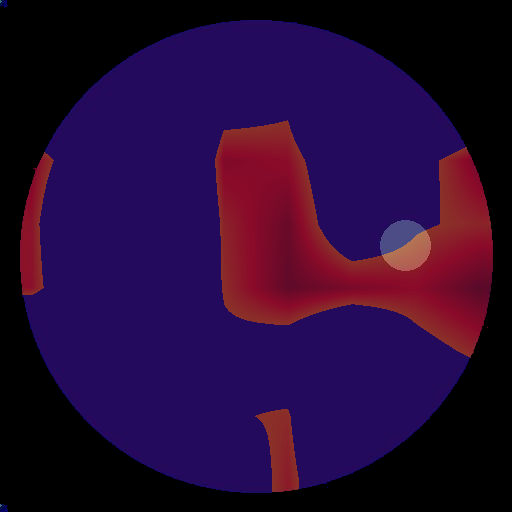
#> input picture clinically_focused_heatmap.png, 512 x 512 px; its folder holds only this picture in this run
$ python run_pipeline.py   (older library calls are emulated)
#> lines starting #> are read from the running program, lines starting #| are printed output that depends on the picture; after the words box and inside, x2 and y2 are one past the last pixel; in counts of white or black regions, pixels touching at a corner belong together
### multi_disease_classifier.py
import os
import cv2
import numpy as np
from enhancer import QualityEnhancer
from models.disease_classifier import OcularDiseaseClassifier

class MultiDiseasePipeline:
    def __init__(self, output_dir="output_images"):
        self.enhancer = QualityEnhancer()
        self.classifier = OcularDiseaseClassifier()
        self.output_dir = output_dir
        os.makedirs(self.output_dir, exist_ok=True)

    def process_patient_image(self, image_path: str) -> dict:
        image = cv2.imread(image_path)
        if image is None:
            raise FileNotFoundError(f"Image not found at path: {image_path}")

        quality_assessment = self.enhancer.assess_quality(image)
        enhanced_saved_path = None

        # Check if quality requires enhancement
        if quality_assessment["status"] in ["Borderline", "Mid"]:
            filename = os.path.basename(image_path)
            enhanced_filename = f"enhanced_{filename}"
            target_path = os.path.join(self.output_dir, enhanced_filename)

            # Process enhancement
            processed_image = self.enhancer.enhance_image(image)

            # Save the enhanced image to output_images
            cv2.imwrite(target_path, processed_image)
            enhanced_saved_path = target_path
        else:
            processed_image = image.copy()

        # Generate diagnostic predictions
        if quality_assessment["status"] in ["Poor", "Ungradeable"]:
            disease_results = "Rejected: Image quality too poor for reliable diagnostic screening."
        else:
            disease_results = self.classifier.analyze_image(processed_image)

        return {
            "image_quality": quality_assessment,
            "enhanced_image_path": enhanced_saved_path,
            "diagnostic_report": disease_results
        }

### enhancer.py
import cv2
import numpy as np
import os
import sys
import glob

class QualityEnhancer:
    def __init__(self):
        pass

    def extract_fov_mask(self, img_bgr, threshold=12):
        gray = cv2.cvtColor(img_bgr, cv2.COLOR_BGR2GRAY)
        _, mask = cv2.threshold(gray, threshold, 255, cv2.THRESH_BINARY)
        kernel = cv2.getStructuringElement(cv2.MORPH_ELLIPSE, (5, 5))
        mask = cv2.morphologyEx(mask, cv2.MORPH_OPEN, kernel)
        mask = cv2.morphologyEx(mask, cv2.MORPH_CLOSE, kernel)
        return mask

    def check_field_of_view(self, mask):
        total_pixels = mask.size
        retinal_pixels = np.count_nonzero(mask)
        return (retinal_pixels / total_pixels) * 100.0

    def compute_quality_metrics(self, img_bgr):
        gray = cv2.cvtColor(img_bgr, cv2.COLOR_BGR2GRAY)
        mask = self.extract_fov_mask(img_bgr)
        fov_coverage = self.check_field_of_view(mask)

        fov_pixels = gray[mask > 0]

        if len(fov_pixels) == 0:
            return 0.0, 0.0, 0.0, 0.0, mask

        # 1. Focus Score (Variance of Laplacian)
        laplacian = cv2.Laplacian(gray, cv2.CV_64F)
        focus_score = float(np.var(laplacian[mask > 0]))

        # 2. Illumination Score (Mean Intensity + Histogram Uniformity)
        mean_intensity = float(np.mean(fov_pixels))
        hist, _ = np.histogram(fov_pixels, bins=256, range=(0, 256))
        hist_prob = hist / (hist.sum() + 1e-7)
        hist_prob = hist_prob[hist_prob > 0]
        entropy = -np.sum(hist_prob * np.log2(hist_prob))
        uniformity = entropy / 8.0  # Normalized to 0-1

        intensity_factor = 1.0 - abs(mean_intensity - 128.0) / 128.0
        illumination_score = float(max(0.0, min(100.0, (intensity_factor * 0.6 + uniformity * 0.4) * 100.0)))

        # 3. Overall Decision Logic Score
        norm_focus = min(1.0, focus_score / 150.0)
        norm_illum = illumination_score / 100.0
        norm_fov = min(1.0, fov_coverage / 50.0)
        decision_score = float((norm_focus * 0.4 + norm_illum * 0.4 + norm_fov * 0.2) * 100.0)

        return focus_score, illumination_score, decision_score, fov_coverage, mask

    def assess_quality(self, img_bgr) -> dict:
        """Pipeline adapter method for multi-disease classifier compatibility."""
        focus, illum, decision_score, fov, _ = self.compute_quality_metrics(img_bgr)

        reasons = []
        if focus < 35.0:
            reasons.append(f"Out of focus ({focus:.1f} < 35.0)")
        if illum < 25.0:
            reasons.append(f"Poor illumination ({illum:.1f} < 25.0)")
        if fov < 35.0:
            reasons.append(f"Insufficient Retinal FOV ({fov:.1f}% < 35.0%)")

        if len(reasons) > 0:
            status = "Poor"  # Map to Poor / Ungradeable
        elif (focus >= 120.0) and (illum >= 60.0) and (decision_score >= 70.0):
            status = "Good"
        else:
            status = "Borderline"  # Map to Mid quality tier

        return {
            "status": status,
            "decision_score": decision_score,
            "reasons": reasons,
            "metrics": {
                "focus": focus,
                "illumination": illum,
                "fov": fov
            }
        }

    def apply_lab_clahe_enhancement(self, img_bgr, quality_tier="mid"):
        clip_limit = 2.0 if quality_tier == "poor" else 1.5
        denoise_h = 3 if quality_tier == "poor" else 2
        unsharp_weight = 0.25 if quality_tier == "poor" else 0.15

        denoised = cv2.fastNlMeansDenoisingColored(img_bgr, None, h=denoise_h, hColor=denoise_h, templateWindowSize=7, searchWindowSize=21)
        lab = cv2.cvtColor(denoised, cv2.COLOR_BGR2LAB)
        l, a, b = cv2.split(lab)

        h_img, w_img = img_bgr.shape[:2]
        sigma_val = max(h_img, w_img) / 16.0
        bg_illum = cv2.GaussianBlur(l, (0, 0), sigmaX=sigma_val, sigmaY=sigma_val)

        l_float = l.astype(np.float32) - bg_illum.astype(np.float32)
        l_norm = cv2.normalize(l_float, None, alpha=0, beta=255, norm_type=cv2.NORM_MINMAX).astype(np.uint8)

        clahe = cv2.createCLAHE(clipLimit=clip_limit, tileGridSize=(8, 8))
        l_enhanced = clahe.apply(l_norm)

        l_blur = cv2.GaussianBlur(l_enhanced, (0, 0), sigmaX=1.5)
        l_sharp = cv2.addWeighted(l_enhanced, 1.0 + unsharp_weight, l_blur, -unsharp_weight, 0)

        enhanced_lab = cv2.merge((l_sharp, a, b))
        enhanced_bgr = cv2.cvtColor(enhanced_lab, cv2.COLOR_LAB2BGR)

        mask = self.extract_fov_mask(img_bgr)
        mask_3ch = cv2.cvtColor(mask, cv2.COLOR_GRAY2BGR) / 255.0
        return (enhanced_bgr * mask_3ch).astype(np.uint8)

    def enhance_image(self, img_bgr):
        """Pipeline adapter method to enhance borderline quality images."""
        focus, illum, _, _, _ = self.compute_quality_metrics(img_bgr)
        quality_tier = "poor" if (focus < 60.0 or illum < 40.0) else "mid"
        return self.apply_lab_clahe_enhancement(img_bgr, quality_tier=quality_tier)

# --- STANDALONE FUNCTION WRAPPERS FOR BACKWARD COMPATIBILITY ---
_default_enhancer = QualityEnhancer()

def extract_fov_mask(img_bgr, threshold=12):
    return _default_enhancer.extract_fov_mask(img_bgr, threshold)

def check_field_of_view(mask):
    return _default_enhancer.check_field_of_view(mask)

def compute_quality_metrics(img_bgr):
    return _default_enhancer.compute_quality_metrics(img_bgr)

def apply_lab_clahe_enhancement(img_bgr, quality_tier="mid"):
    return _default_enhancer.apply_lab_clahe_enhancement(img_bgr, quality_tier)

# [43 lines left out: functions process_fundus_image, resolve_image_path, not called in this run]

# [38 lines that do not run on import are left out]

### models/disease_classifier.py
import numpy as np
import cv2

class OcularDiseaseClassifier:
    """
    Handles severity estimation for:
    - Diabetic Retinopathy (0: Normal, 1: Mild, 2: Moderate, 3: Severe, 4: Proliferative)
    - Glaucoma (0: Normal, 1: Early, 2: Moderate, 3: Advanced)
    - Cataract (0: Normal, 1: Mild, 2: Moderate, 3: Severe)
    - Retinal Detachment (0: Normal, 1: Partial, 2: Total)
    """

    SEVERITY_MAPS = {
        "diabetic_retinopathy": {
            0: "No DR",
            1: "Mild NPDR",
            2: "Moderate NPDR",
            3: "Severe NPDR",
            4: "Proliferative DR"
        },
        "glaucoma": {
            0: "Normal",
            1: "Early Glaucoma",
            2: "Moderate Glaucoma",
            3: "Advanced Glaucoma"
        },
        "cataract": {
            0: "Normal",
            1: "Mild Cataract",
            2: "Moderate Cataract",
            3: "Severe Cataract"
        },
        "retinal_detachment": {
            0: "Normal",
            1: "Partial Detachment",
            2: "Total Detachment"
        }
    }

    def __init__(self, model_weights_path: str = None):
        self.model_weights_path = model_weights_path

    def analyze_image(self, image: np.ndarray) -> dict:
        """
        Runs disease evaluation on the preprocessed/enhanced fundus image.
        Returns severity scores and clinical stages for all 4 diseases.
        """
        # Preprocessing: convert to RGB and resize for consistency
        if len(image.shape) == 2:
            image = cv2.cvtColor(image, cv2.COLOR_GRAY2BGR)

        dr_stage = self._eval_diabetic_retinopathy(image)
        glaucoma_stage = self._eval_glaucoma(image)
        cataract_stage = self._eval_cataract(image)
        detachment_stage = self._eval_retinal_detachment(image)

        return {
            "diabetic_retinopathy": {
                "grade": dr_stage,
                "label": self.SEVERITY_MAPS["diabetic_retinopathy"][dr_stage]
            },
            "glaucoma": {
                "grade": glaucoma_stage,
                "label": self.SEVERITY_MAPS["glaucoma"][glaucoma_stage]
            },
            "cataract": {
                "grade": cataract_stage,
                "label": self.SEVERITY_MAPS["cataract"][cataract_stage]
            },
            "retinal_detachment": {
                "grade": detachment_stage,
                "label": self.SEVERITY_MAPS["retinal_detachment"][detachment_stage]
            }
        }

    def _eval_diabetic_retinopathy(self, image: np.ndarray) -> int:
        # Vessel and lesion features on green channel
        green = image[:, :, 1]
        std_dev = np.std(green)
        if std_dev < 25: return 0
        elif std_dev < 35: return 1
        elif std_dev < 45: return 2
        elif std_dev < 55: return 3
        else: return 4

    def _eval_glaucoma(self, image: np.ndarray) -> int:
        # Optical Cup-to-Disc ratio approximation using luminance contrast
        gray = cv2.cvtColor(image, cv2.COLOR_BGR2GRAY)
        bright_pixels = np.sum(gray > 200) / gray.size
        if bright_pixels < 0.02: return 0
        elif bright_pixels < 0.05: return 1
        elif bright_pixels < 0.10: return 2
        else: return 3

    def _eval_cataract(self, image: np.ndarray) -> int:
        # Optical opacity estimation using mean intensity & blur variance
        gray = cv2.cvtColor(image, cv2.COLOR_BGR2GRAY)
        lap_var = cv2.Laplacian(gray, cv2.CV_64F).var()
        if lap_var > 300: return 0
        elif lap_var > 180: return 1
        elif lap_var > 80: return 2
        else: return 3

    def _eval_retinal_detachment(self, image: np.ndarray) -> int:
        # Edge disruption/wrinkle detection using Canny operator
        gray = cv2.cvtColor(image, cv2.COLOR_BGR2GRAY)
        edges = cv2.Canny(gray, 50, 150)
        edge_ratio = np.count_nonzero(edges) / edges.size
        if edge_ratio < 0.03: return 0
        elif edge_ratio < 0.07: return 1
        else: return 2

### run_pipeline.py
import glob
import os
import sys
from multi_disease_classifier import MultiDiseasePipeline

def resolve_image_path(query_path: str = None) -> str:
    if query_path and os.path.exists(query_path):
        return query_path

    if query_path:
        filename = os.path.basename(query_path)
        matches = glob.glob(f"**/{filename}", recursive=True)
        if matches:
            return matches[0]

    search_patterns = [
        "resized_train/*.jpeg",
        "resized_train_cropped/*.jpeg",
        "output_images/*.jpeg",
        "*.jpeg",
        "*.png"
    ]

    for pattern in search_patterns:
        matches = glob.glob(pattern, recursive=True)
        if matches:
            return matches[0]

    return None

def run_diagnosis(image_path: str):
    pipeline = MultiDiseasePipeline()
    results = pipeline.process_patient_image(image_path)
#> in process_patient_image, image is the input picture: shape (512, 512, 3); mean B, G, R 54.9, 9.2, 39.1
#> in extract_fov_mask, `_, mask = cv2.threshold(gray, threshold, 255, cv2.THRESH_BINARY)`:
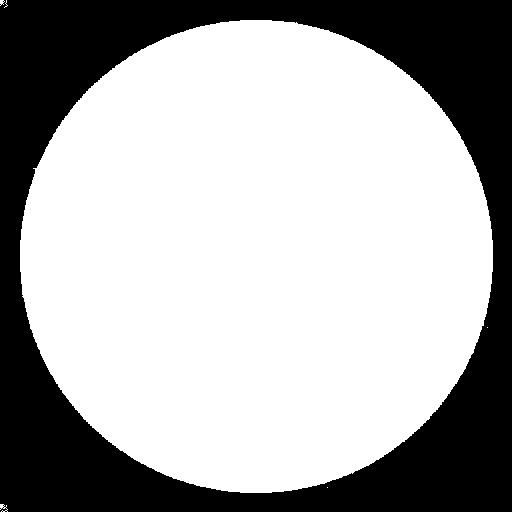
#> mask: shape (512, 512); 67.2% white; 1 black region, box (x1, y1, x2, y2) and area: (0, 0, 512, 512) 86050
#> in extract_fov_mask, `mask = cv2.morphologyEx(mask, cv2.MORPH_OPEN, kernel)`: mask: shape (512, 512); 67.1% white; 1 black region, box (x1, y1, x2, y2) and area: (0, 0, 512, 512) 86121
#> in extract_fov_mask, `mask = cv2.morphologyEx(mask, cv2.MORPH_CLOSE, kernel)`: mask: shape (512, 512); 67.1% white; 1 black region, box (x1, y1, x2, y2) and area: (0, 0, 512, 512) 86119
#> in check_field_of_view, `retinal_pixels = np.count_nonzero(mask)`: retinal_pixels = 176025
#> in compute_quality_metrics, `fov_coverage = self.check_field_of_view(mask)`: fov_coverage = 67.15
#> in compute_quality_metrics, `laplacian = cv2.Laplacian(gray, cv2.CV_64F)`:
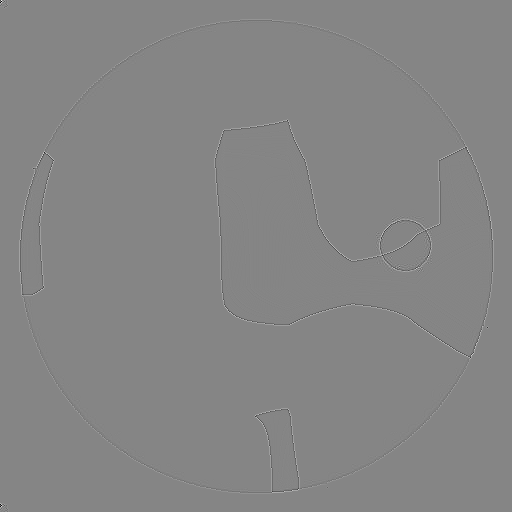
#> laplacian: shape (512, 512) float64; min -250, max 229, mean 0; drawn with min black and max white
#> in compute_quality_metrics, `focus_score = float(np.var(laplacian[mask > 0]))`: focus_score = 79.22
#> in compute_quality_metrics, `mean_intensity = float(np.mean(fov_pixels))`: mean_intensity = 34.6
#> in compute_quality_metrics, `hist, _ = np.histogram(fov_pixels, bins=256, range=(0, 256))`: hist = 256 values, max 130366 at index 27, min 0 at index 1, mean 687.6
#> in compute_quality_metrics, `hist_prob = hist / (hist.sum() + 1e-7)`: hist_prob = 256 values, max 0.741 at index 27, min 0 at index 1, mean 0.00391
#> in compute_quality_metrics, `hist_prob = hist_prob[hist_prob > 0]`: hist_prob = 126 values, max 0.741 at index 15, min 5.68e-06 at index 82, mean 0.00794
#> in compute_quality_metrics, `entropy = -np.sum(hist_prob * np.log2(hist_prob))`: entropy = 2.25
#> in compute_quality_metrics, `uniformity = entropy / 8.0`: uniformity = 0.281
#> in compute_quality_metrics, `intensity_factor = 1.0 - abs(mean_intensity - 128.0) / 128.0`: intensity_factor = 0.27
#> in compute_quality_metrics, `illumination_score = float(max(0.0, min(100.0, (intensity_factor * 0.6..`: illumination_score = 27.47
#> in compute_quality_metrics, `norm_focus = min(1.0, focus_score / 150.0)`: norm_focus = 0.528
#> in compute_quality_metrics, `norm_illum = illumination_score / 100.0`: norm_illum = 0.275
#> in compute_quality_metrics, `norm_fov = min(1.0, fov_coverage / 50.0)`: norm_fov = 1
#> in compute_quality_metrics, `decision_score = float((norm_focus * 0.4 + norm_illum * 0.4 + norm_fov..`: decision_score = 52.11
#> in assess_quality, `focus, illum, decision_score, fov, _ = self.compute_quality_metrics(im..`: focus = 79.22; illum = 27.47; decision_score = 52.11; fov = 67.15
#> in process_patient_image, `quality_assessment = self.enhancer.assess_quality(image)`: quality_assessment = 4 items
#> in enhance_image, `focus, illum, _, _, _ = self.compute_quality_metrics(img_bgr)`: focus = 79.22; illum = 27.47
#> in enhance_image, `quality_tier = "poor" if (focus < 60.0 or illum < 40.0) else "mid"`: quality_tier = 'poor'
#> in apply_lab_clahe_enhancement, `lab = cv2.cvtColor(denoised, cv2.COLOR_BGR2LAB)`: lab: shape (512, 512, 3); mean of channels 0, 1, 2 27.2, 152.4, 108.1
#> in apply_lab_clahe_enhancement, `bg_illum = cv2.GaussianBlur(l, (0, 0), sigmaX=sigma_val, sigmaY=sigma_..`:
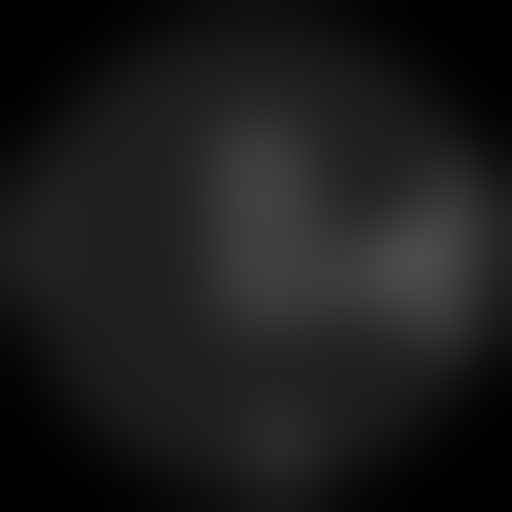
#> bg_illum: shape (512, 512); min 0, max 75, mean 27.2
#> in apply_lab_clahe_enhancement, `enhanced_lab = cv2.merge((l_sharp, a, b))`: enhanced_lab: shape (512, 512, 3); mean of channels 0, 1, 2 89.3, 152.4, 108.1
#> in apply_lab_clahe_enhancement, `return (enhanced_bgr * mask_3ch).astype(np.uint8)`:
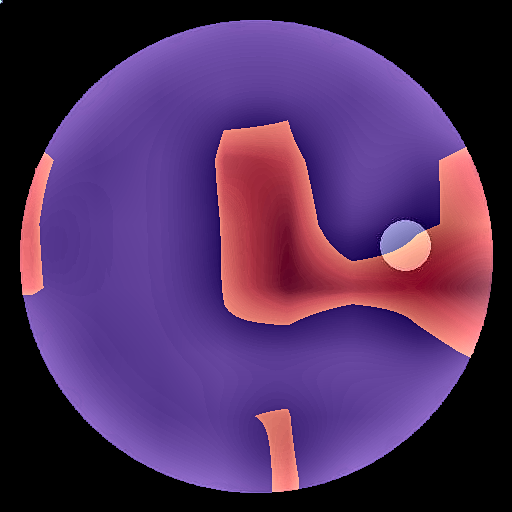
#> returned value: shape (512, 512, 3); mean of channels 0, 1, 2 92.8, 45.9, 78.8; drawn as B, G, R
#> in _eval_diabetic_retinopathy, `green = image[:, :, 1]`:
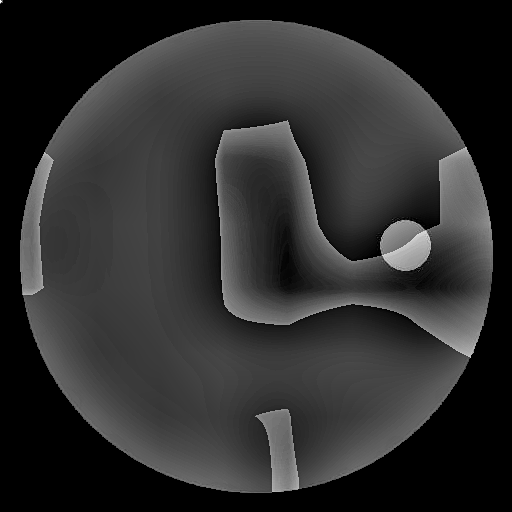
#> green: shape (512, 512); min 0, max 255, mean 45.9
#> in _eval_diabetic_retinopathy, `std_dev = np.std(green)`: std_dev = 39.08
#> in analyze_image, `dr_stage = self._eval_diabetic_retinopathy(image)`: dr_stage = 2
#> in _eval_glaucoma, `gray = cv2.cvtColor(image, cv2.COLOR_BGR2GRAY)`:
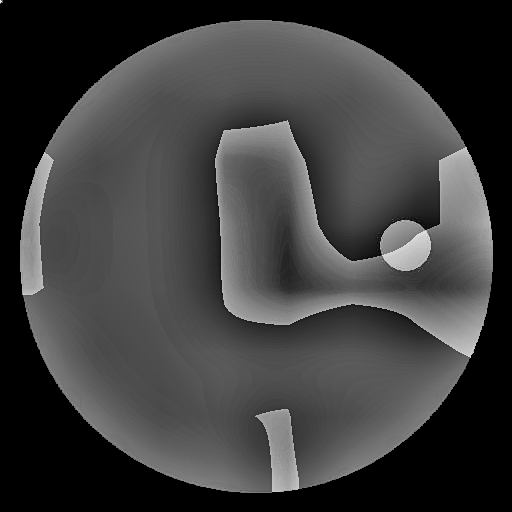
#> gray: shape (512, 512); min 0, max 241, mean 61
#> in _eval_glaucoma, `bright_pixels = np.sum(gray > 200) / gray.size`: bright_pixels = 0.00157
#> in analyze_image, `glaucoma_stage = self._eval_glaucoma(image)`: glaucoma_stage = 0
#> in _eval_cataract, `lap_var = cv2.Laplacian(gray, cv2.CV_64F).var()`: lap_var = 694.7
#> in analyze_image, `cataract_stage = self._eval_cataract(image)`: cataract_stage = 0
#> in _eval_retinal_detachment, `edges = cv2.Canny(gray, 50, 150)`:
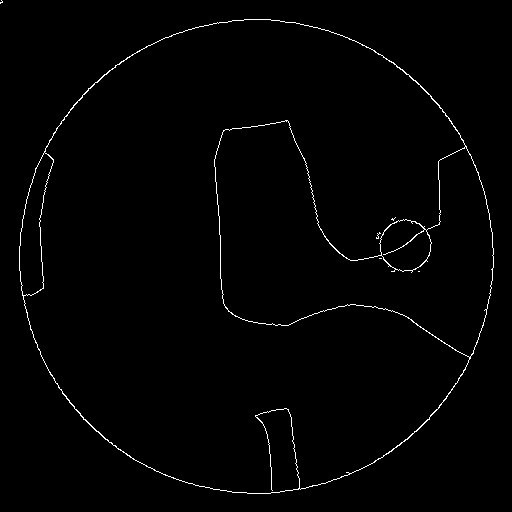
#> edges: shape (512, 512); 1.2% white in thin lines or dots
#> in _eval_retinal_detachment, `edge_ratio = np.count_nonzero(edges) / edges.size`: edge_ratio = 0.0117
#> in analyze_image, `detachment_stage = self._eval_retinal_detachment(image)`: detachment_stage = 0
#> in process_patient_image, `disease_results = self.classifier.analyze_image(processed_image)`: disease_results = 4 items
#> results = 3 items

    qual = results["image_quality"]
#> qual = 4 items
    metrics = qual["metrics"]
#> metrics = {'focus': 79.22, 'illumination': 27.47, 'fov': 67.15}
    report = results["diagnostic_report"]
#> report = 4 items
    enhanced_path = results.get("enhanced_image_path")

    print("\n" + "=" * 65)
    print("           OCULAR MULTI-DISEASE SCREENING REPORT          ")
    print("=" * 65)
    print(f" Image Processed   : {image_path}")
    print(f" Quality Status    : {qual['status'].upper()}")
#|  Quality Status    : BORDERLINE
    print(f" Quality Score     : {qual['decision_score']:.2f} / 100")
#|  Quality Score     : 52.11 / 100

    if enhanced_path:
        print(f" Enhancement Action: APPLIED (LAB-CLAHE + Denoising)")
        print(f" Enhanced Saved To : {enhanced_path}")
#|  Enhanced Saved To : output_images/enhanced_clinically_focused_heatmap.png
    else:
        print(f" Enhancement Action: NONE REQUIRED")

    print("-" * 65)
    print(" IMAGE QUALITY METRICS:")
    print(f"   • Focus Score       : {metrics['focus']:.2f}")
#|    • Focus Score       : 79.22
    print(f"   • Illumination Score: {metrics['illumination']:.2f}")
#|    • Illumination Score: 27.47
    print(f"   • Retinal FOV       : {metrics['fov']:.2f}%")
#|    • Retinal FOV       : 67.15%
    print("-" * 65)

    if isinstance(report, dict):
        print(" DIAGNOSTIC & SEVERITY EVALUATION:")
        print(f" {'Disease Name':<25} | {'Grade':<7} | {'Clinical Stage'}")
        print(" " + "-" * 61)

        for disease_key, details in report.items():
            disease_name = disease_key.replace('_', ' ').title()
            grade = details.get('grade', 'N/A')
            label = details.get('label', 'N/A')
            print(f" {disease_name:<25} | {grade:<7} | {label}")
#> this loop made 4 passes
#> (disease_key, details, disease_name, grade, label) on passes 1 to 4: ('diabetic_retinopathy', {'grade': 2, 'label': 'Moderate NPDR'}, 'Diabetic Retinopathy', 2, 'Moderate NPDR'), ('glaucoma', {'grade': 0, 'label': 'Normal'}, 'Glaucoma', 0, 'Normal'), ('cataract', {'grade': 0, 'label': 'Normal'}, 'Cataract', 0, 'Normal'), ('retinal_detachment', {'grade': 0, 'label': 'Normal'}, 'Retinal Detachment', 0, 'Normal')
#|  Diabetic Retinopathy      | 2       | Moderate NPDR
#|  Glaucoma                  | 0       | Normal
#|  Cataract                  | 0       | Normal
#|  Retinal Detachment        | 0       | Normal

        print(" " + "-" * 61)
    else:
        print(f" DIAGNOSTIC STATUS: {report}")

    print("=" * 65 + "\n")

if __name__ == "__main__":
    target_arg = sys.argv[1] if len(sys.argv) > 1 else None
    sample_image = resolve_image_path(target_arg)

    if not sample_image:
        print("[ERROR] No valid clinical fundus images (.jpeg/.png) found in workspace.")
        sys.exit(1)

    run_diagnosis(sample_image)
